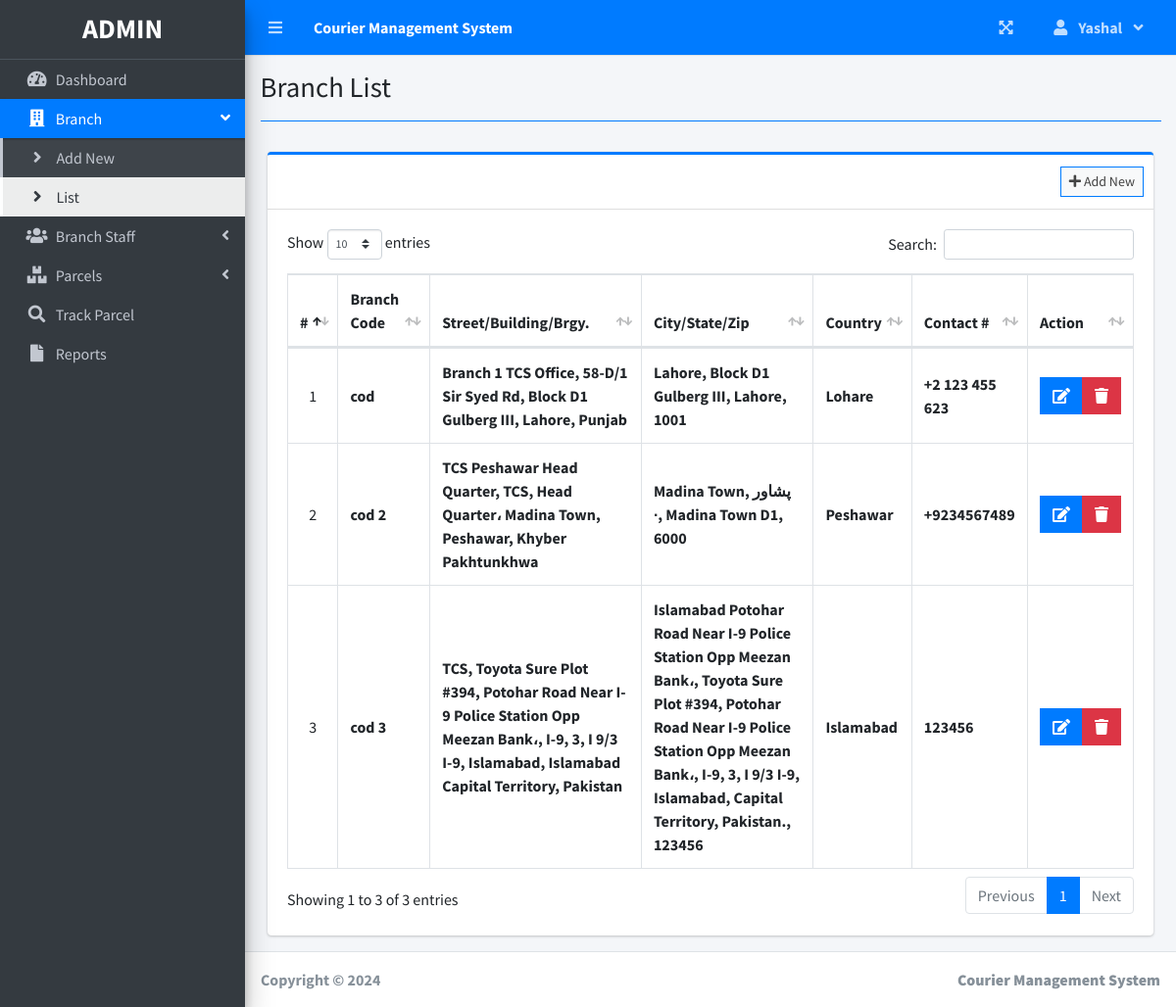
Page /admin/index.php?page=branch_list (signed in) on the committed database.
### tables this page shows
CREATE TABLE `branches` (
  `id` int(30) NOT NULL,
  `branch_code` varchar(50) NOT NULL,
  `street` text NOT NULL,
  `city` text NOT NULL,
  `state` text NOT NULL,
  `zip_code` varchar(50) NOT NULL,
  `country` text NOT NULL,
  `contact` varchar(100) NOT NULL,
  `date_created` datetime NOT NULL DEFAULT current_timestamp()
);

### admin/branch_list.php (the view, shortened to what this page needs)
<?php include'db_connect.php' ?>
<div class="col-lg-12">
	<div class="card card-outline card-primary">
		<div class="card-header">
			<div class="card-tools">
				<a class="btn btn-block btn-sm btn-default btn-flat border-primary " href="./index.php?page=new_branch"><i class="fa fa-plus"></i> Add New</a>
			</div>
		</div>
		<div class="card-body">
			<table class="table tabe-hover table-bordered" id="list">
				<!-- <colgroup>
					<col width="5%">
					<col width="15%">
					<col width="25%">
					<col width="25%">
					<col width="15%">
				</colgroup> -->
				<thead>
					<tr>
						<th class="text-center">#</th>
						<th>Branch Code</th>
						<th>Street/Building/Brgy.</th>
						<th>City/State/Zip</th>
						<th>Country</th>
						<th>Contact #</th>
						<th>Action</th>
					</tr>
				</thead>
				<tbody>
					<?php
					$i = 1;
					$qry = $conn->query("SELECT * FROM branches order by street asc,city asc, state asc ");
					while($row= $qry->fetch_assoc()):
					?>
					<tr>
						<td class="text-center"><?php echo $i++ ?></td>
						<td class=""><b><?php echo $row['branch_code'] ?></b></td>
						<td><b><?php echo ucwords($row['street']) ?></b></td>
						<td><b><?php echo ucwords($row['city'].', '.$row['state'].', '.$row['zip_code']) ?></b></td>
						<td><b><?php echo ucwords($row['country']) ?></b></td>
						<td><b><?php echo $row['contact'] ?></b></td>
						<td class="text-center">
		                    <div class="btn-group">
		                        <a href="index.php?page=edit_branch&id=<?php echo $row['id'] ?>" class="btn btn-primary btn-flat ">
		                          <i class="fas fa-edit"></i>
		                        </a>
		                        <button type="button" class="btn btn-danger btn-flat delete_branch" data-id="<?php echo $row['id'] ?>">
		                          <i class="fas fa-trash"></i>
		                        </button>
	                      </div>
						</td>
					</tr>
				<?php endwhile; ?>
				</tbody>
			</table>
		</div>
	</div>
</div>

### admin/branch_list.php (style rules this page uses)
table td { vertical-align: middle !important; }

### rows in the picture
branches: branch_code "cod", street "Branch 1 TCS Office, 58-D/1 Sir Syed Rd, Block D1 Gulberg III, Lahore, Punjab", city+state+zip_code "Lahore, Block D1 Gulberg III, Lahore, 1001", country "Lohare", contact "+2 123 455 623"
branches: branch_code "cod 2", street "TCS Peshawar Head Quarter, TCS, Head Quarter، Madina Town, Peshawar, Khyber Pakhtunkhwa", city+state+zip_code "Madina Town, پشاور ∙, Madina Town D1, 6000", country "Peshawar", contact "+9234567489"
branches: branch_code "cod 3", street "TCS, Toyota Sure Plot #394, Potohar Road Near I-9 Police Station Opp Meezan Bank،, I-9, 3, I 9/3 I-9, Islamabad, Islamabad Capital Territory, Pakistan", city+state+zip_code "Islamabad Potohar Road Near I-9 Police Station Opp Meezan Bank،, Toyota Sure Plot #394, Potohar Road Near I-9 Police Station Opp Meezan Bank،, I-9, 3, I 9/3 I-9, Islamabad, Capital Territory, Pakistan., 123456", country "Islamabad", contact "123456"

### other values in the picture
$_SESSION['system']['name'] "Courier Management System"
$_SESSION['login_firstname'] "Yashal"
$title "Branch List"
